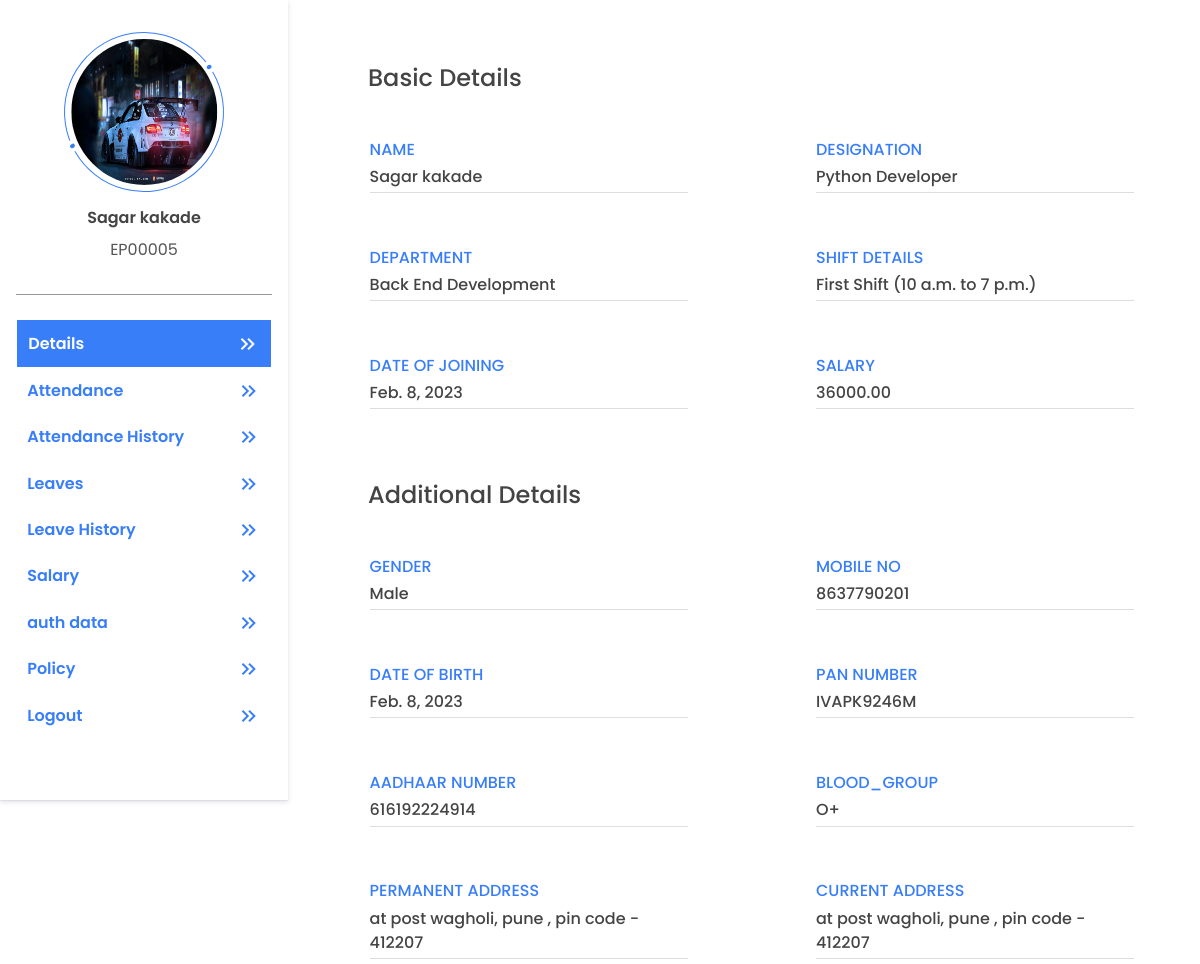
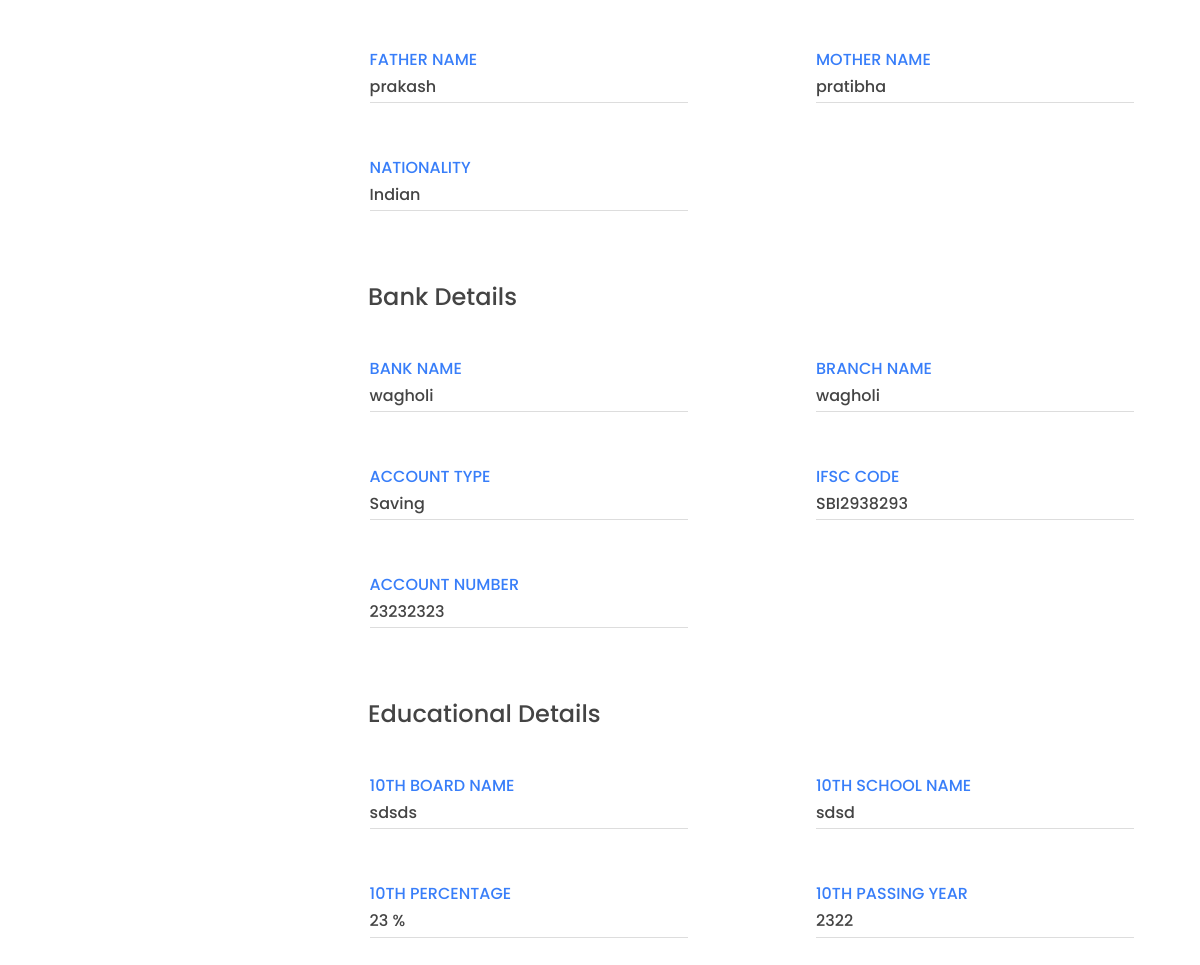
Page /accounts/self-detail/ (signed in) on the committed database (2 pictures, top to bottom).
### account/models.py (models this page shows, shortened)
class UserAdditionalDetail(models.Model):
    emp_user = models.OneToOneField(User, on_delete=models.CASCADE, related_name='user_additional_details')
    gender = models.CharField(choices=(('Male' , 'Male'), ('Female', 'Female')), max_length=55, null=True)
    mobile_no = models.BigIntegerField(null=True)
    date_of_birth = models.DateField(null=True)
    pan_number = models.CharField(max_length=10, null=True)
    aadhaar_number = models.BigIntegerField(null=True)
    permanent_address = models.TextField(null=True)
    current_address = models.TextField(null=True)
    marital_status = models.CharField(choices=(('Single', 'Single'), ('Married', 'Married')), max_length=55, null=True)
    passport_no = models.CharField(max_length=9, null=True)
    father_name = models.CharField(max_length=255, null=True)
    mother_name = models.CharField(max_length=255, null=True)
    nationality = models.CharField(max_length=50, null=True)
    emergency_contact_no = models.BigIntegerField(null=True)
    blood_group = models.CharField(max_length=3, null=True)
    profile_photo = models.ImageField(upload_to='userprofile', null=True, default='default_profile_pic.png')
    is_requested = models.BooleanField(default=False)
    is_completed_additional_details = models.BooleanField(default=False)  # this will become True if mandatory fields are filled by employee after verification by HR
    created_at = models.DateTimeField(auto_now_add=True)
    updated_at = models.DateTimeField(auto_now=True)

class UserBasicDetails(models.Model):
    emp_user = models.OneToOneField(User, on_delete=models.CASCADE, related_name='user_basics')
    designation = models.ForeignKey(Designation, on_delete=models.CASCADE, to_field='designation_name',related_name='user_designation_details', null=True)
    department = models.ForeignKey(Department, on_delete=models.CASCADE, to_field='department_name',related_name='user_department_details', null=True)
    shift_details = models.ForeignKey(UserShiftDetails, on_delete=models.CASCADE, to_field='shift_name',related_name='user_shift_details', null=True)
    date_of_joining = models.DateField(auto_now=True, null=True)
    salary = models.DecimalField(max_digits=10, decimal_places=2, null=True)
    uan_number = models.BigIntegerField(null=True)
    pf_number = models.CharField(max_length=10, null=True)
    experience_status = models.CharField (choices=(("Fresher", "Fresher"), ("Experienced", "Experienced")), max_length=50, null=True)
    is_salaried = models.BooleanField(default=True)   #if salaried is True deduction part for employee will be calculated eg. PF.
    is_active = models.BooleanField(default=True)
    is_approved = models.BooleanField(default=False)
    is_verify = models.BooleanField(default=False)
    is_requested = models.BooleanField(default=False)
    created_by = models.ForeignKey(User, on_delete=models.CASCADE, related_name='employee_created_by', null=True)
    approved_by = models.ForeignKey(User, on_delete=models.CASCADE, related_name='employee_approved_by', null=True)
    is_completed_basic_details = models.BooleanField(default=False)
    created_at = models.DateTimeField(auto_now_add=True)
    updated_at = models.DateTimeField(auto_now=True)

class Designation(models.Model):
    designation_name = models.CharField(max_length=100, unique=True)
    created_at = models.DateTimeField(auto_now_add=True)
    updated_at = models.DateTimeField(auto_now=True)
    def __str__ (self):
        return self.designation_name

class Department(models.Model):
    department_name = models.CharField(max_length=100, unique=True)
    created_at = models.DateTimeField(auto_now_add=True)
    updated_at = models.DateTimeField(auto_now=True)
    def __str__ (self):
        return self.department_name

class UserShiftDetails(models.Model):
    shift_name = models.CharField(max_length=100, unique=True)
    in_time = models.TimeField()
    out_time = models.TimeField()
    created_at = models.DateTimeField(auto_now_add=True)
    updated_at = models.DateTimeField(auto_now=True)
    def __str__ (self):
        return self.shift_name

class UserBankDetail(models.Model):
    emp_user = models.OneToOneField(User, on_delete=models.CASCADE, related_name='user_bank_details')
    bank_name = models.CharField(max_length=255, null=True)
    branch_name = models.CharField(max_length=100)
    account_type = models.CharField(choices=(('Current', 'Current'), ('Saving', 'Saving')), max_length=25, null=True)
    ifsc_code = models.CharField(max_length=11, null=True)
    account_number = models.BigIntegerField(null=True)
    is_completed_bank_details = models.BooleanField(default=False)
    created_at = models.DateTimeField(auto_now_add=True)
    updated_at = models.DateTimeField(auto_now=True)

class UserEducationDetails(models.Model):
    emp_user = models.OneToOneField(User, on_delete=models.CASCADE, related_name='user_academics')
    ssc_board_name = models.CharField(max_length=255, null=True)
    ssc_school_name = models.CharField(max_length=255, null=True)
    ssc_percentage = models.IntegerField(default=0, null=True)
    ssc_passing_yr = models.IntegerField(default=0,null=True)
    hsc_board_name = models.CharField(max_length=255, null=True)
    hsc_school_name = models.CharField(max_length=255, null=True)
    hsc_percentage = models.IntegerField(default=0,null=True)
    hsc_passing_yr = models.IntegerField(default=0,null=True)
    hsc_stream = models.CharField(choices=(('Science', 'Science'), ('Arts', 'Arts'), ('Commerce', 'Commerce')), max_length=55, null=True)
    diploma_university = models.CharField(max_length=255, null=True)
    diploma_college = models.CharField(max_length=255, null=True)
    diploma_branch = models.CharField(max_length=100, null=True)
    diploma_admission_yr = models.IntegerField(default=0,null=True)
    diploma_passout_yr = models.IntegerField(default=0,null=True)
    diploma_percentage = models.IntegerField(default=0,null=True)
    graduation_university = models.CharField(max_length=255, null=True)
    graduation_college = models.CharField(max_length=255, null=True)
    graduation_branch = models.CharField(max_length=100, null=True)
    graduation_admission_yr = models.IntegerField(default=0,null=True)
    graduation_passout_yr = models.IntegerField(default=0,null=True)
    graduation_percentage = models.IntegerField(default=0,null=True)
    pg_university = models.CharField(max_length=255, null=True)
    pg_college = models.CharField(max_length=255, null=True)
    pg_branch = models.CharField(max_length=100,null=True)
    pg_admission_yr = models.IntegerField(default=0,null=True)
    pg_passout_yr = models.IntegerField(default=0,null=True)
    pg_percentage = models.IntegerField(default=0,null=True)
    is_completed_academics = models.BooleanField(default=False)
    created_at = models.DateTimeField(auto_now_add=True)
    updated_at = models.DateTimeField(auto_now=True)

### account/account_views/self_services/self_detail.py (the view)
# urls.py: path("self-detail/", SelfDetail.as_view(), name="self_details"),
class SelfDetail(View):
    @method_decorator(login_required(login_url='login'))
    def get(self, request):
        user_id = request.POST.get('user')
        is_profile_complete(user_id)
        user_id = request.user.id
        data= {
            "basic_detail": UserBasicDetails.objects.get(emp_user_id=user_id),
            "additional_detail":UserAdditionalDetail.objects.get(emp_user_id=user_id),
            "educational_details": UserEducationDetails.objects.get(emp_user_id=user_id),
            "bank_detail": UserBankDetail.objects.get(emp_user_id=user_id),
        }
        return render(request,'account/self_services/self_details.html',data)

### templates/account/self_services/self_details.html (shortened to what this page needs)
{% extends 'profile_basic.html' %}
{% load static %}
{% block tag %}
<link href="{%static 'css/self-details.css'%}" rel="stylesheet">
{% endblock %}
{% block profile %}
<section class="user-info">
    <div class="details">
        <h1 class="main-heading">Basic Details</h1>
        <div class="info">
            <p class="info-title">Name</p>
            <p class="info-description">
                {{request.user.get_full_name}}
            </p>
        </div>
        <div class="info">
            <p class="info-title">Designation</p>
            <p class="info-description">{{basic_detail.designation}}</p>
        </div>
        <div class="info">
            <p class="info-title">Department</p>
            <p class="info-description">{{basic_detail.department}}</p>
        </div>
        <div class="info">
            <p class="info-title">Shift Details</p>
            <p class="info-description">{{basic_detail.shift_details}} ({{basic_detail.shift_details.in_time}} to {{basic_detail.shift_details.out_time}}) </p>
        </div>
        <div class="info">
            <p class="info-title">Date of joining</p>
            <p class="info-description">{{basic_detail.date_of_joining}}</p>
        </div>
        <div class="info">
            <p class="info-title">salary</p>
            <p class="info-description">{{basic_detail.salary}}
            </p>
        </div>
        <h1 class="main-heading">Additional Details</h1>
        <div class="info">
            <p class="info-title">gender</p>
            <p class="info-description">{{additional_detail.gender}}
            </p>
        </div>
        <div class="info">
            <p class="info-title">mobile no</p>
            <p class="info-description">{{additional_detail.mobile_no}}
            </p>
        </div>
        <div class="info">
            <p class="info-title">date of birth</p>
            <p class="info-description">{{additional_detail.date_of_birth}}
            </p>
        </div>
        <div class="info">
            <p class="info-title">pan number</p>
            <p class="info-description">{{additional_detail.pan_number}}
            </p>
        </div>
        <div class="info">
            <p class="info-title">aadhaar number</p>
            <p class="info-description">{{additional_detail.aadhaar_number}}
            </p>
        </div>
        <div class="info">
            <p class="info-title">blood_group </p>
            <p class="info-description">{{additional_detail.blood_group}}
            </p>
        </div>
        <div class="info">
            <p class="info-title">permanent address</p>
            <p class="info-description">{{additional_detail.permanent_address}}
            </p>
        </div>
        <div class="info">
            <p class="info-title">current address</p>
            <p class="info-description">{{additional_detail.current_address}}
            </p>
        </div>
        <div class="info">
            <p class="info-title">father name</p>
            <p class="info-description">{{additional_detail.father_name}}
            </p>
        </div>
        <div class="info">
            <p class="info-title">mother name</p>
            <p class="info-description">{{additional_detail.mother_name}}
            </p>
        </div>
        <div class="info">
            <p class="info-title">nationality</p>
            <p class="info-description">{{additional_detail.nationality}}
            </p>
        </div>
        <h1 class="main-heading">Bank Details</h1>
        <div class="info">
            <p class="info-title">bank name</p>
            <p class="info-description">{{bank_detail.bank_name}}
            </p>
        </div>
        <div class="info">
            <p class="info-title">branch name</p>
            <p class="info-description">{{bank_detail.branch_name}}
            </p>
        </div>
        <div class="info">
            <p class="info-title">account type</p>
            <p class="info-description">{{bank_detail.account_type}}
            </p>
        </div>
        <div class="info">
            <p class="info-title">ifsc code</p>
            <p class="info-description">{{bank_detail.ifsc_code}}
            </p>
        </div>
        <div class="info">
            <p class="info-title">account number</p>
            <p class="info-description">{{bank_detail.account_number}}
            </p>
        </div>
        <h1 class="main-heading">Educational Details</h1>
        <div class="info">
            <p class="info-title">10th board name</p>
            <p class="info-description">{{educational_details.ssc_board_name}}
            </p>
        </div>
        <div class="info">
            <p class="info-title">10th school name</p>
            <p class="info-description">{{educational_details.ssc_school_name}}
            </p>
        </div>
        <div class="info">
            <p class="info-title">10th percentage</p>
            <p class="info-description">{{educational_details.ssc_percentage}} %
            </p>
        </div>
        <div class="info">
            <p class="info-title">10th passing year</p>
            <p class="info-description">{{educational_details.ssc_passing_yr}}
            </p>
        </div>
    </div>
</section>
{% endblock %}

### templates/profile_basic.html (shortened to what this page needs)
{% extends 'basic.html' %}
{% load static %}
{%block body%}
<section class="profile-container">
    <section class="profile-links-container">
        <div class="user-profile">
            <div class="user-profile-pic">
                <img src="{{request.user.user_additional_details.profile_photo.url}}" alt="">
            </div>
            <h4>{{request.user.get_full_name}}</h4>
            <p>{{request.user.username}}</p>
        </div>
        <div class="profile-navigations">
            <ul class="profile-navigation-links">
                <a href="{% url 'self_details' %}">
                    <li class="profile-navigation-link" id="self-detail">Details
                        <span class="material-symbols-outlined">
                            </span>
                    </li>
                </a>
                <a href="{% url 'self_attendance' %}">
                    <li class="profile-navigation-link" id="self-attendance">Attendance
                        <span class="material-symbols-outlined">
                            </span>
                    </li>
                </a>
                <a href="{% url 'attendance_history' %}">
                    <li class="profile-navigation-link" id="self-attendance-history">Attendance History
                        <span class="material-symbols-outlined">
                            </span>
                    </li>
                </a>
                <a href="{% url 'self_leave' %}">
                    <li class="profile-navigation-link" id="self-leave">Leaves
                        <span class="material-symbols-outlined">
                            </span>
                    </li>
                </a>
                <a href="{% url 'leave_history' %}">
                    <li class="profile-navigation-link" id="self-attendance-history">Leave History
                        <svg xmlns="http://www.w3.org/2000/svg" viewBox="0 0 384 512">
                            <span class="material-symbols-outlined">
                                </span>
                    </li>
                </a>
                <a href="{% url 'self_salary' %}">
                    <li class="profile-navigation-link" id="self-salary">Salary
                        <span class="material-symbols-outlined">
                            </span>
                    </li>
                </a>
                <a href="{% url 'self_salary' %}">
                    <li class="profile-navigation-link" id="self-salary">auth data
                        <span class="material-symbols-outlined">
                            </span>
                    </li>
                </a>
                <a href="{% url 'self_salary' %}">
                    <li class="profile-navigation-link" id="self-salary">Policy
                        <span class="material-symbols-outlined">
                            </span>
                    </li>
                </a>
                <a href="{% url 'logout' %}">
                    <li class="profile-navigation-link" id="self-salary">Logout
                        <span class="material-symbols-outlined">
                            </span>
                    </li>
                </a>
            </ul>
        </div>
    </section>
    <section class="profile-details-container">
        {% block profile %}
        {% endblock %}
    </section>
</section>
{%endblock%}

### rows in the picture
UserBasicDetails: designation "Python Developer", department "Back End Development", shift_details "First Shift", shift_details.in_time "10 a.m.", shift_details.out_time "7 p.m.", date_of_joining "Feb. 8, 2023", salary "36000.00"
UserAdditionalDetail: gender "Male", mobile_no "8637790201", date_of_birth "Feb. 8, 2023", pan_number "IVAPK9246M", aadhaar_number "616192224914", blood_group "O+", permanent_address "at post wagholi, pune , pin code - 412207", current_address "at post wagholi, pune , pin code - 412207", father_name "prakash", mother_name "pratibha", nationality "Indian"
UserBankDetail: bank_name "wagholi", branch_name "wagholi", account_type "Saving", ifsc_code "SBI2938293", account_number "23232323"
UserEducationDetails: ssc_board_name "sdsds", ssc_school_name "sdsd", ssc_percentage "23", ssc_passing_yr "2322"

### other values in the picture
{{ request.user.get_full_name }} "Sagar kakade"
{{ request.user.username }} "EP00005"
